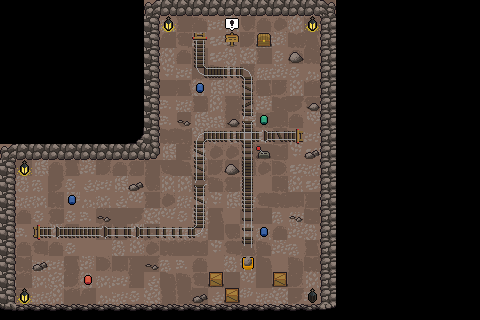

This is a level from a 2D game, rendered from its Tiled map with the project's own tilesets. A one-line summary and the map file follow, with tile-layer data summarised:
An orthogonal 30x20 tile map with 16x16 px tiles, 8 tile layers (Ground, BottomWalls, Walls, BackWalls, ...).

<map version="1.10" tiledversion="1.11.0" orientation="orthogonal" renderorder="right-down" width="30" height="20" tilewidth="16" tileheight="16" infinite="0" nextlayerid="9" nextobjectid="1">
 <tileset firstgid="1" source="cavesTileset.tsx" />
 <layer id="1" name="Ground" width="30" height="20">
  <data>[600 cells, 339 non-empty, 49 distinct tile ids]</data>
 </layer>
 <layer id="3" name="BottomWalls" width="30" height="20">
  <data>[600 cells, 21 non-empty, 3 distinct tile ids]</data>
 </layer>
 <layer id="2" name="Walls" width="30" height="20">
  <data>[600 cells, 36 non-empty, 5 distinct tile ids]</data>
 </layer>
 <layer id="4" name="BackWalls" width="30" height="20">
  <data>[600 cells, 22 non-empty, 6 distinct tile ids]</data>
 </layer>
 <layer id="5" name="Enemies" width="30" height="20">
  <data>[600 cells, 0 non-empty, 0 distinct tile ids]</data>
 </layer>
 <layer id="6" name="Collectables" width="30" height="20">
  <data>[600 cells, 6 non-empty, 4 distinct tile ids]</data>
 </layer>
 <layer id="7" name="Decor" width="30" height="20">
  <data>[600 cells, 62 non-empty, 33 distinct tile ids]</data>
 </layer>
 <layer id="8" name="Interactable" width="30" height="20">
  <data>[600 cells, 1 non-empty, 1 distinct tile ids]</data>
 </layer>
</map>
